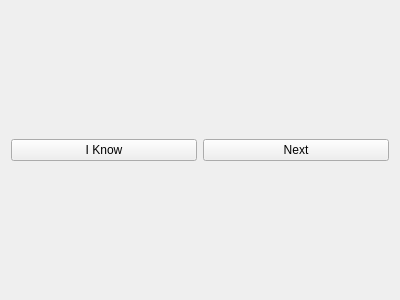
<?xml version="1.0" encoding="UTF-8"?>
<ui version="4.0">
 <class>MemoryControlForm</class>
 <widget class="QWidget" name="MemoryControlForm">
  <property name="geometry">
   <rect>
    <x>0</x>
    <y>0</y>
    <width>400</width>
    <height>300</height>
   </rect>
  </property>
  <property name="windowTitle">
   <string>Form</string>
  </property>
  <layout class="QHBoxLayout" name="horizontalLayout">
   <item>
    <widget class="QPushButton" name="ptnIKnow">
     <property name="text">
      <string>I Know</string>
     </property>
    </widget>
   </item>
   <item>
    <widget class="QPushButton" name="ptnNext">
     <property name="text">
      <string>Next</string>
     </property>
    </widget>
   </item>
  </layout>
 </widget>
 <resources/>
 <connections/>
</ui>
